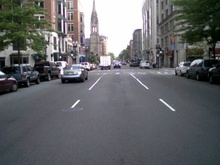
%> input picture bispectrumcode/matlab/twodbispectrum/street1.jpg, 220 x 165 px, shrunk from 640 x 480 before the run
$ octave test.m   (GNU Octave 9; MATLAB toolbox functions it lacks are replaced by stand-ins)
%> lines starting %> are read from the running program, lines starting %| are printed output that depends on the picture
### bispectrumcode/matlab/twodbispectrum/TwoDBispectrum.m
% TwoDBispectrum.m
% Inputs = f, m, n
% Outputs = B_red, B_full
%
% Uses Chris Hillar's python code idea for returnign reduced features
% Get easy to visualize (highly redundant) bispectra, following
% Fig 2 from Krieger, Zetzsche, and Barth, 1997

function [B] = TwoDBispectrum(f,m,n)

if nargin <3 & nargin >=1
    sz = size(f);
    m = sz(1); n = sz(2);
end

B = zeros(2*m+1,2*n+1,2*m+1,2*n+1);
F = fft2(f);
[fn,fm]=size(F);
for i=-m:m
	for j=-n:n
		for k=-m:m
			for l=-n:n
                sumik = mod(i+k,fn)+1;
                sumjl = mod(j+l,fm)+1;
  				B(i+m+1,j+n+1,k+m+1,l+n+1) = F(mod(i,fn)+1,mod(j,fm)+1)*F(mod(k,fn)+1,mod(l,fm)+1)*conj(F(sumik,sumjl));
			end
		end
	end
end

%  Computes an mn+2 vector B =
% [B(0,0,0,0),B(i,0,1,0),B(0,j,0,1),B(0,j,i,0)]
%               i = 0..m-1  j = 0..n-1  j,i = 1..n-1,m-1
%    in which B(k1,k2,k3,k4) = f^(k1,k2)* f^(k3,k4)* f^(k1+k3,k2+k4)
%****
%    Here f^ is the 2D Fourier Transform of f and * means complex conjugation
%    (starting at 0 not 1 like matlab)
%i=0,j=0
% % B_red_1 = B(:,1,2,1);
% % B_red_2 = B(1,:,1,2);
% % B_red_3 = B(2,:,:,2);
% % B_red = [B(1,1,1,1), B_red_1(:)', B_red_2(:)', B_red_3(:)'];
end


### bispectrumcode/matlab/twodbispectrum/plotKZB.m

function bv=plotKZB(B,cP)

nF=(size(B,1)-1)/2;
[i i m n]=size(B);
bv=[];
for i=(nF-cP+1):(nF+cP+1)
    br=[];
    for j=(nF-cP+1):(nF+cP+1)
        tmp = squeeze(B(i,j,:,:));
        tmp = sqrt(tmp.*conj(tmp));
        br = [br tmp];
    end
    bv = [bv;br];
end
imagesc(log(bv))
% colormap(1-gray(256))s
axis image; axis off

### bispectrumcode/matlab/twodbispectrum/test.m

%% Testing 2D Bispectrum

X=imread('street1.jpg');
%> X is the input picture: size 165x220x3 uint8; mean R, G, B 100.4, 101.7, 104.3
X=double(rgb2gray(X));
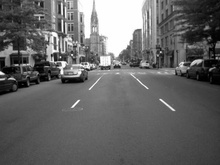
%> X: size 165x220 double; min 0, max 255, mean 101.6
X = X-mean(X(:));
X = X/std(X(:));

% randomized phase image...
F=fft2(X);
r=sqrt(real(F).^2+imag(F).^2);
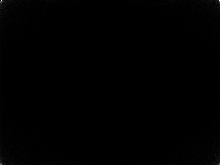
%> r: size 165x220 double; min 2.36e-12, max 15328.7, mean 60.4; drawn with min black and max white
p=rand(size(r))*2*pi;
Xr = real(ifft2(r.*cos(p)+1i.*sin(p)));
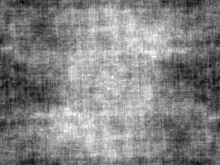
%> Xr: size 165x220 double; min -1.87, max 1.74, mean 3.45e-17; drawn with min black and max white

%%
clf
nF=6;  % number of frequencies to compute
cP=4;   % bispectra plotting range

B = TwoDBispectrum(X,nF,nF);
subplot(2,3,1)
imagesc(X)
axis image; axis off
subplot(2,3,2)
% F=fft2(X);
imagesc(-log(fftshift(sqrt(F.*conj(F)))))
axis image; axis off
title('2D-Fourier Amplitude')
subplot(2,3,3)
plotKZB(B,cP)
%> the loop in plotKZB, `for i=(nF-cP+1):(nF+cP+1)` made 9 passes
%> pass 3, in plotKZB, `bv = [bv;br];`:
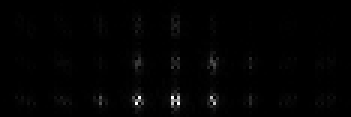
%> bv: size 39x117 double (shown 3 times larger); min 4.91e-08, max 3.05e+11, mean 3.31e+09; drawn with min black and max white
%> after the loop in plotKZB, `for i=(nF-cP+1):(nF+cP+1)`:
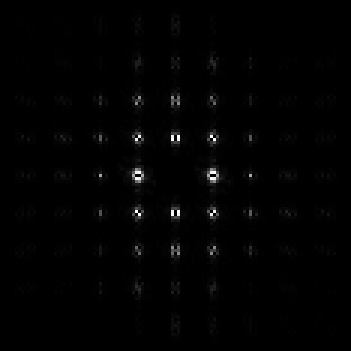
%> bv: size 117x117 double (shown 3 times larger); min 1.31e-35, max 5.66e+11, mean 5.78e+09; drawn with min black and max white
title('Bispectrum Amplitude')

B = TwoDBispectrum(Xr,nF,nF);
subplot(2,3,4)
imagesc(Xr)
axis image; axis off
subplot(2,3,5)
F=fft2(Xr);
imagesc(-log(fftshift(sqrt(F.*conj(F)))))
axis image; axis off
title('2D-Fourier Amplitude')
subplot(2,3,6)
plotKZB(B,cP)
%> the loop in plotKZB (call 2), `for i=(nF-cP+1):(nF+cP+1)` made 9 passes
%> pass 2, in plotKZB (call 2), `bv = [bv;br];`:
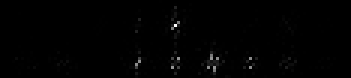
%> bv: size 26x117 double (shown 3 times larger); min 9.52e-11, max 3.56e+10, mean 240576988.8; drawn with min black and max white
title('Bispectrum Amplitude')

colormap gray
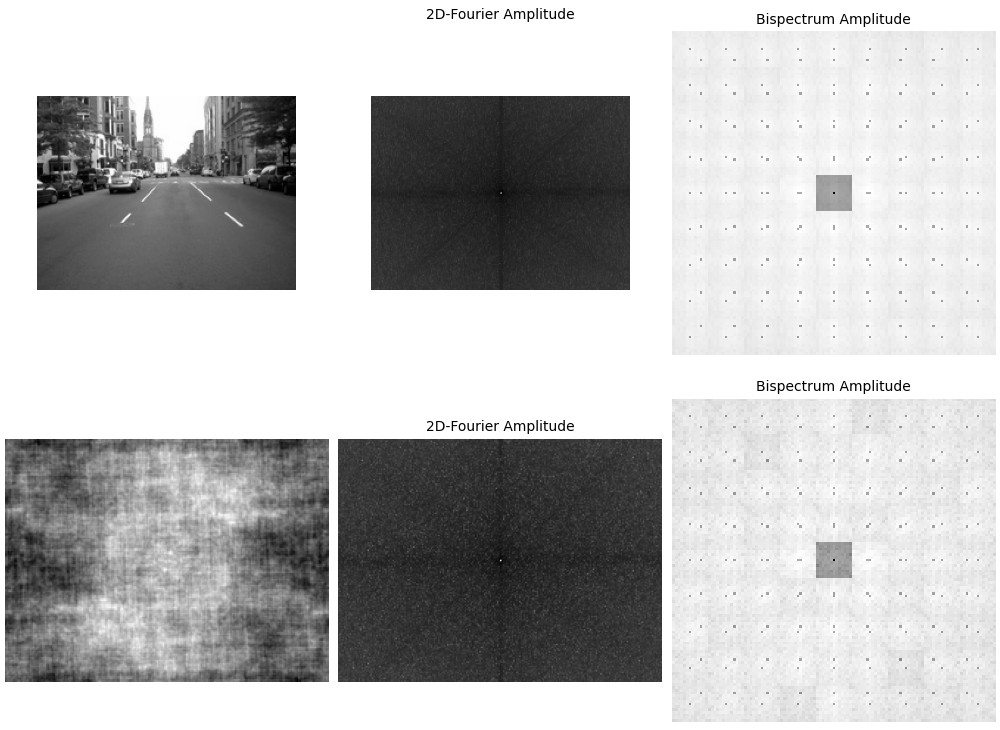
%> figure redrawn from the program's plot data, 6 panels
